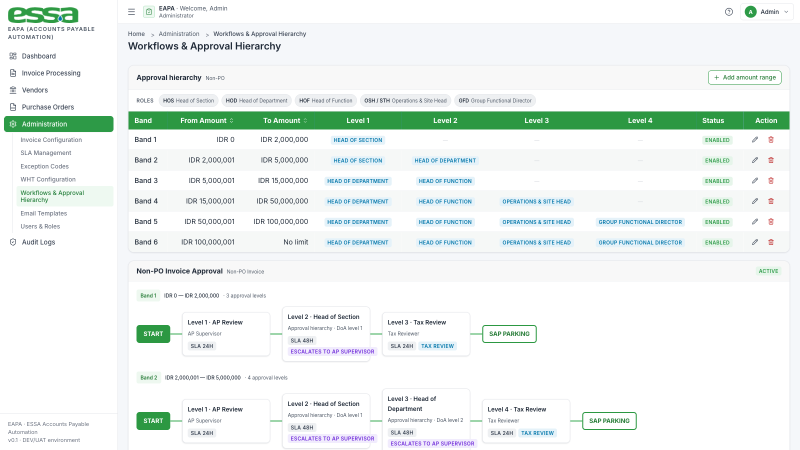
#> input picture QA_DevComplete_2026-10-13/shots/approval-matrix.png, 1600 x 900 px (shown at 1/2 size)
$ python build_pdf.py ../QA_DevComplete_2026-10-13/shots out.png
#> lines starting #> are read from the running program, lines starting #| are printed output that depends on the picture
"""Compile UIUX_SignOff screenshots into one PDF for client sign-off.
Cover + index + one captioned page per screenshot (tall shots split into pages)."""
import glob, os, sys
from PIL import Image, ImageDraw, ImageFont

ROOT = sys.argv[1]
OUT = sys.argv[2]
W = 2400                    # page width in px
PAGE_H = int(W * 0.625)     # 16:10 viewport-sized pages
GREEN = (44, 152, 66)

def font(sz, bold=False):
    for f in (['/System/Library/Fonts/Supplemental/Arial Bold.ttf'] if bold else []) + ['/System/Library/Fonts/Supplemental/Arial.ttf', '/System/Library/Fonts/Helvetica.ttc']:
        if os.path.exists(f): return ImageFont.truetype(f, sz)
    return ImageFont.load_default()

shots = sorted(glob.glob(os.path.join(ROOT, '**', '*.png'), recursive=True))
def caption(path):
    rel = os.path.relpath(path, ROOT)[:-4]
    parts = rel.split(os.sep)
    return ' › '.join(p.split(' ', 1)[1] if p[:2].isdigit() and ' ' in p else p for p in parts)

pages = []
# cover
c = Image.new('RGB', (W, PAGE_H), 'white'); d = ImageDraw.Draw(c)
#> after `c = Image.new('RGB', (W, PAGE_H), 'white')`: c: PIL image 2400x1500 RGB; every value is 255
d.rectangle([0, 0, W, 18], fill=GREEN)
d.text((160, PAGE_H // 2 - 220), 'ESSA EAPA — Accounts Payable Automation', font=font(84, True), fill=(22, 24, 44))
d.text((160, PAGE_H // 2 - 90), 'UI / UX Design Sign-off — Application Screens', font=font(56), fill=(75, 85, 99))
d.text((160, PAGE_H // 2 + 20), f'{len(shots)} screens · captured 12 Oct 2026 · DEV/UAT environment', font=font(40), fill=(107, 114, 128))
pages.append(c)
# index
mods = []
for s in shots:
    top = os.path.relpath(s, ROOT).split(os.sep)[0]
    if not mods or mods[-1][0] != top: mods.append([top, 0])
    mods[-1][1] += 1
ix = Image.new('RGB', (W, PAGE_H), 'white'); d = ImageDraw.Draw(ix)
d.text((160, 110), 'Contents', font=font(64, True), fill=(22, 24, 44))
y = 230
for name, n in mods:
    d.text((180, y), name, font=font(40), fill=(31, 41, 55)); d.text((W - 520, y), f'{n} screen{"s" if n > 1 else ""}', font=font(40), fill=(107, 114, 128)); y += 62
#> after the loop, y = 354
pages.append(ix)
# screens
CAP = 120
for i, s in enumerate(shots, 1):
    im = Image.open(s).convert('RGB')
#> im is the input picture: PIL image 1600x900 RGB; mean R, G, B 237, 243.3, 240.6
    im = im.resize((W - 160, int(im.size[1] * (W - 160) / im.size[0])), Image.LANCZOS)
#> im: PIL image 2240x1260 RGB
    body = PAGE_H * 2 - CAP - 80          # allow tall pages up to 2 viewport heights before splitting
    chunks = [im.crop((0, y0, im.size[0], min(im.size[1], y0 + body))) for y0 in range(0, im.size[1], body)]
#> chunks = 1 item
    for k, ch in enumerate(chunks):
        pg = Image.new('RGB', (W, ch.size[1] + CAP + 80), (243, 244, 246)); d = ImageDraw.Draw(pg)
        d.rectangle([0, 0, W, CAP], fill='white'); d.rectangle([0, CAP - 4, W, CAP], fill=GREEN)
        t = f'{i:03d}  {caption(s)}' + (f'  (part {k + 1}/{len(chunks)})' if len(chunks) > 1 else '')
        d.text((80, 38), t, font=font(40, True), fill=(22, 24, 44))
        pg.paste(ch, (80, CAP + 40))
        pages.append(pg)
#> this loop made 1 pass
#> (rel in caption, parts in caption, t) on pass 1: ('approval-matrix', ['approval-matrix'], '001  approval-matrix')
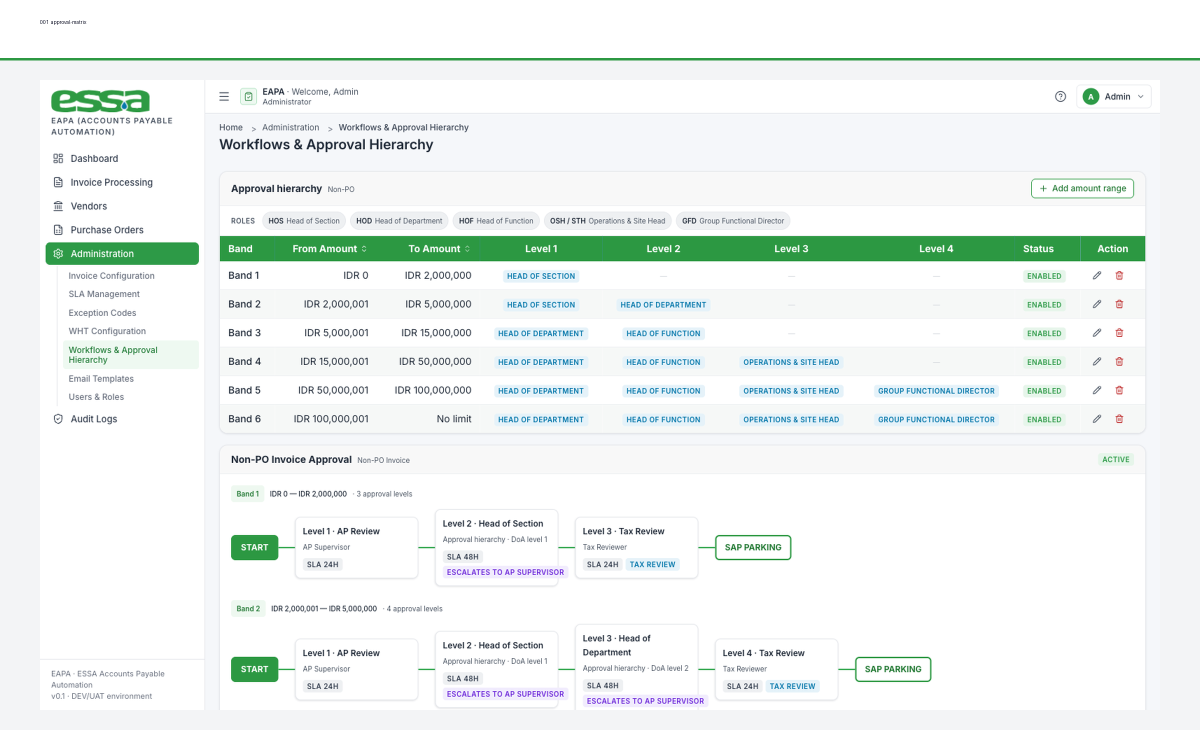
#> pg: PIL image 2400x1460 RGB (shown at 1/2 size); mean R, G, B 238.2, 243.8, 241.6
#> after the loop, pages = 3 items
#> pass 2 of the loop `for i, s in enumerate(shots, 1):`:
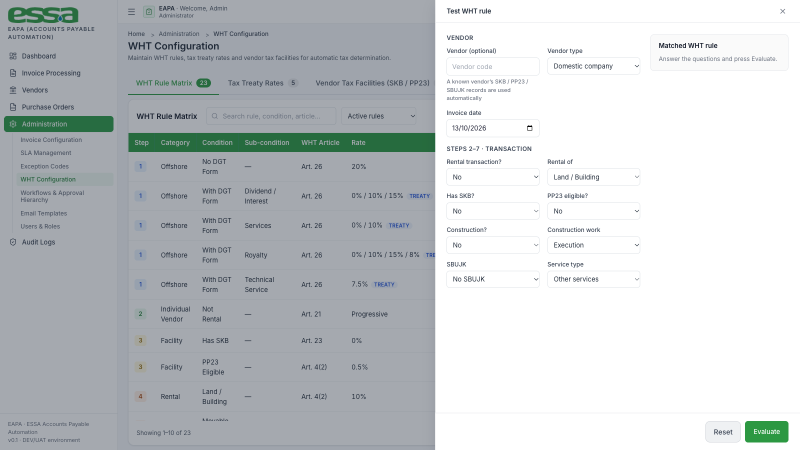
#> input picture QA_DevComplete_2026-10-13/shots/wht-test-open.png, 1600 x 900 px (shown at 1/2 size)
#> im is the input picture: PIL image 1600x900 RGB; mean R, G, B 199, 203.2, 205.5
#> im: PIL image 2240x1260 RGB
#> the loop `for k, ch in enumerate(chunks):` made 1 pass
#> (rel in caption, parts in caption, t) on pass 1: ('wht-test-open', ['wht-test-open'], '002  wht-test-open')
#> after the loop `for k, ch in enumerate(chunks):`:
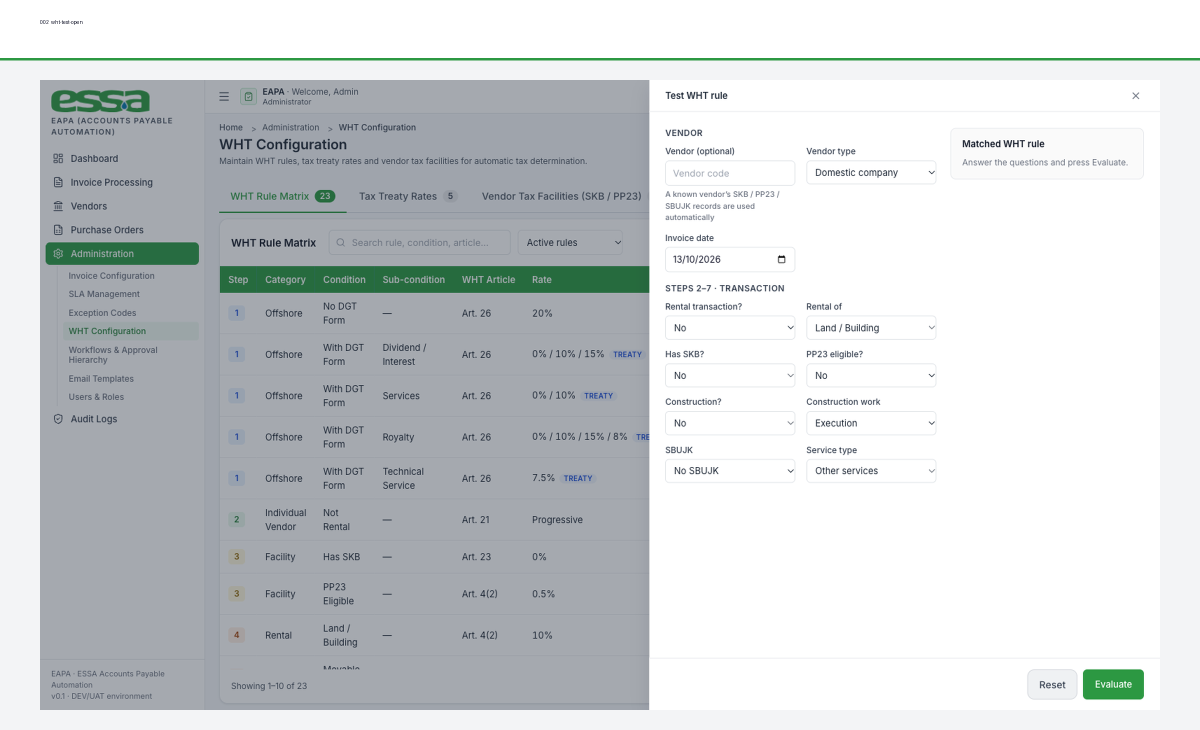
#> pg: PIL image 2400x1460 RGB (shown at 1/2 size); mean R, G, B 207.8, 211.7, 213.4
#> after the loop `for k, ch in enumerate(chunks):`: pages = 4 items
pages[0].save(OUT, save_all=True, append_images=pages[1:], resolution=200, quality=85)
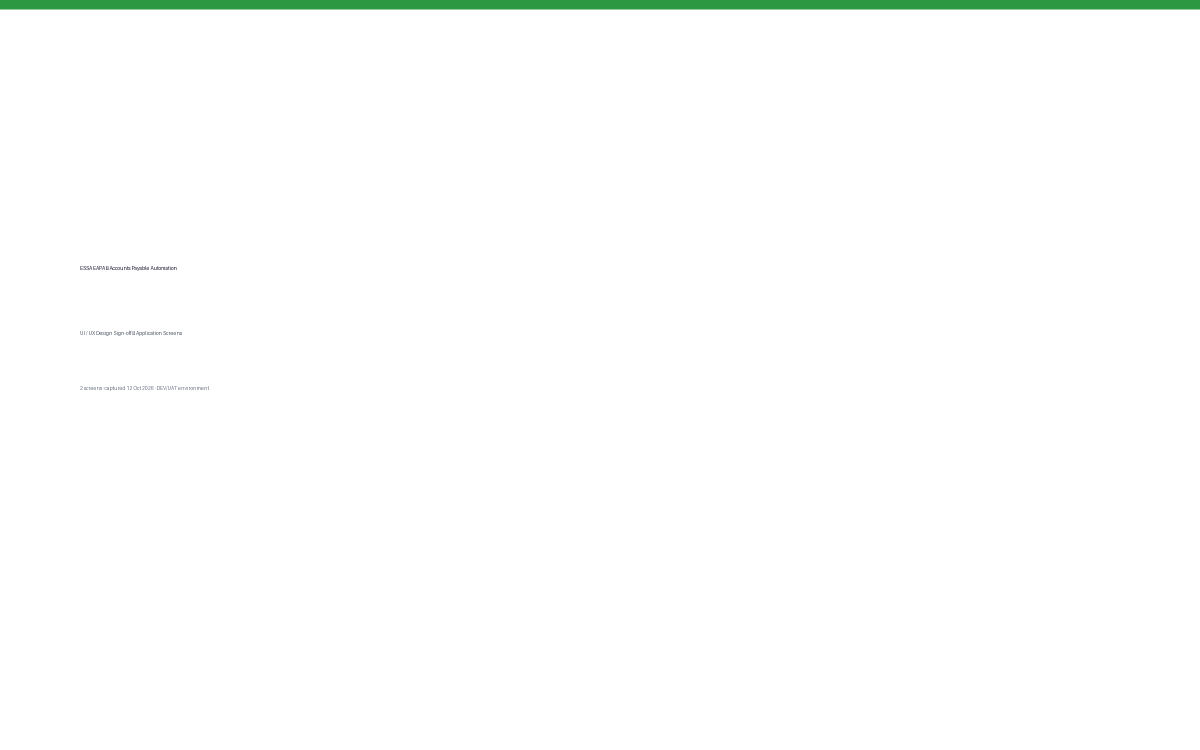
#> saved as out.png: PIL image 2400x1500 RGB (shown at 1/2 size); mean R, G, B 252.3, 253.6, 252.5
print(len(shots), 'screens ->', len(pages), 'pages ->', OUT, round(os.path.getsize(OUT) / 1e6, 1), 'MB')
#| 2 screens -> 4 pages -> out.png 1.3 MB
